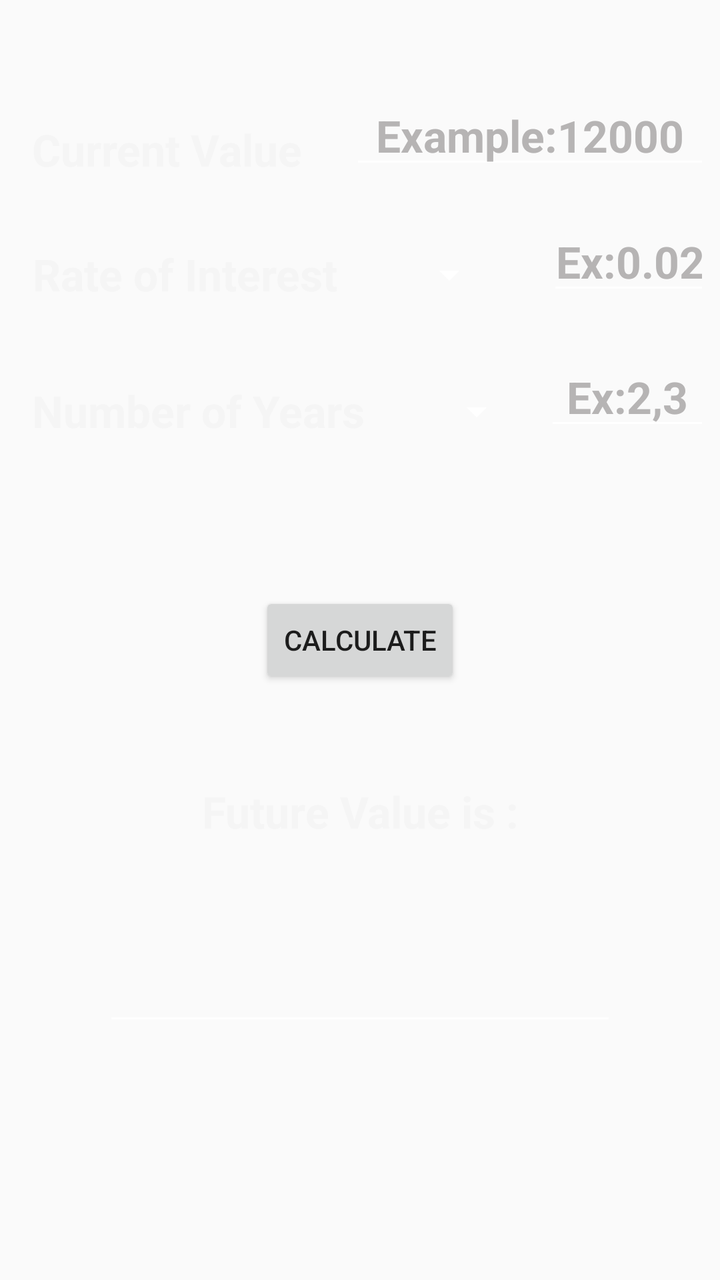
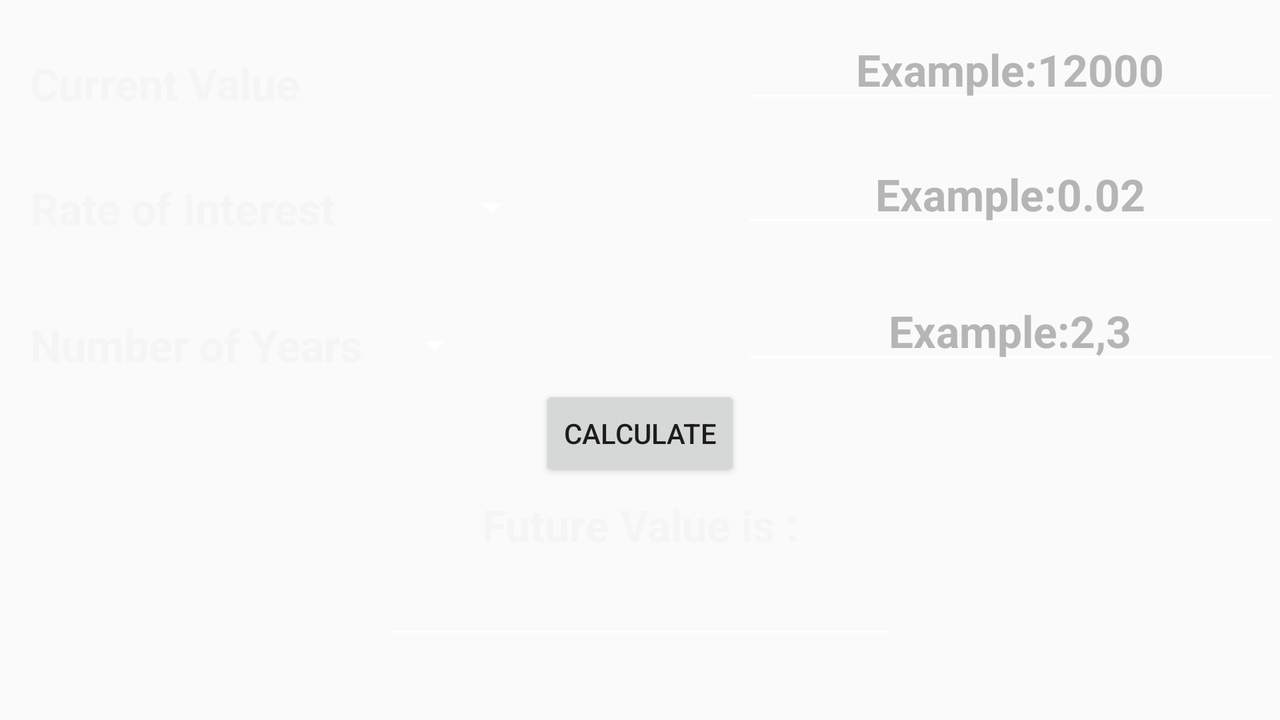

An Android layout and its configuration variant, each rendered on a device that would load it. The default file and the variant file are quoted in full after the pictures.
<!-- AndroidManifest.xml: application theme AppTheme -->
<!-- res/layout/activity_futureval.xml -->
<?xml version="1.0" encoding="utf-8"?>
<RelativeLayout xmlns:android="http://schemas.android.com/apk/res/android"
    android:layout_width="match_parent"
    android:layout_height="match_parent"
    android:paddingLeft="16dp"
    android:paddingRight="5dp"
    android:background="@drawable/grad8">

    <TextView style="@style/white1"
        android:layout_width="wrap_content"
        android:layout_height="wrap_content"
        android:textAppearance="?android:attr/textAppearanceLarge"
        android:text="@string/cv"
        android:id="@+id/textView4"
        android:layout_marginTop="60dp"
        android:layout_alignParentTop="true"
        android:layout_alignParentLeft="true"/>

    <TextView style="@style/white1"
        android:layout_width="wrap_content"
        android:layout_height="wrap_content"
        android:textAppearance="?android:attr/textAppearanceLarge"
        android:text="@string/roi"
        android:id="@+id/textView5"
        android:layout_marginTop="33dp"
        android:layout_below="@+id/textView4"
        android:layout_alignStart="@+id/textView4" />

    <TextView style="@style/white1"
        android:layout_width="wrap_content"
        android:layout_height="wrap_content"
        android:textAppearance="?android:attr/textAppearanceLarge"
        android:text="@string/nop"
        android:id="@+id/textView6"
        android:layout_marginTop="39dp"
        android:layout_below="@+id/textView5"/>

    <TextView style="@style/white1"
        android:layout_width="wrap_content"
        android:layout_height="wrap_content"
        android:textAppearance="?android:attr/textAppearanceLarge"
        android:text="@string/fvans"
        android:id="@+id/cvi"
        android:layout_marginTop="47dp"
        android:layout_below="@+id/btnCal"
        android:layout_centerHorizontal="true" />

    <EditText style="@style/white1"
        android:layout_width="180dp"
        android:layout_height="wrap_content"
        android:inputType="numberDecimal"
        android:ems="10"
        android:hint="Example:12000"
        android:textColorHint="#b6b4b4"
        android:id="@+id/txtCV"
        android:layout_alignBottom="@+id/textView4"
        android:layout_alignEnd="@+id/textView4"
        android:layout_alignParentRight="true"
        android:backgroundTint="@android:color/white"/>

    <EditText style="@style/white1"
        android:layout_width="100dp"
        android:layout_height="wrap_content"
        android:inputType="numberDecimal"
        android:ems="10"
        android:hint="Ex:0.02"
        android:textColorHint="#b6b4b4"
        android:layout_marginLeft="25dp"
        android:id="@+id/txtROI"
        android:layout_alignBottom="@+id/spinner4"
        android:layout_toRightOf="@+id/spinner4"
        android:backgroundTint="@android:color/white"/>

    <EditText style="@style/white1"
        android:layout_width="100dp"
        android:layout_height="wrap_content"
        android:inputType="numberDecimal"
        android:ems="10"
        android:layout_marginLeft="10dp"
        android:id="@+id/txtNOP"
        android:layout_alignBottom="@+id/textView6"
        android:hint="Ex:2,3"
        android:textColorHint="#b6b4b4"
        android:layout_toRightOf="@+id/spinner5"
        android:backgroundTint="@android:color/white"/>

    <EditText style="@style/white1"
        android:layout_width="wrap_content"
        android:layout_height="wrap_content"
        android:inputType="numberDecimal"
        android:ems="10"
        android:id="@+id/txtSI"
        android:layout_marginTop="51dp"
        android:layout_below="@+id/cvi"
        android:layout_centerHorizontal="true"
        android:backgroundTint="@android:color/white"/>

    <Button
        android:layout_width="wrap_content"
        android:layout_height="wrap_content"
        android:text="@string/cal"
        android:id="@+id/btnCal"
        android:layout_centerVertical="true"
        android:layout_centerHorizontal="true"
        android:onClick="fvm" />

    <Spinner style="@style/white1"
        android:layout_width="80dp"
        android:layout_height="30dp"
        android:id="@+id/spinner4"
        android:layout_alignTop="@+id/textView5"
        android:layout_toEndOf="@+id/textView5"
        android:entries="@array/options_x"
        android:backgroundTint="@android:color/white"/>

    <Spinner style="@style/white1"
        android:layout_width="80dp"
        android:layout_height="30dp"
        android:id="@+id/spinner5"
        android:layout_alignTop="@+id/textView6"
        android:entries="@array/options_y"
        android:layout_toEndOf="@+id/textView6"
        android:backgroundTint="@android:color/white"/>

</RelativeLayout>
<!-- resources referenced by this layout -->
<resources>
  <string-array name="options_x">
           <item>Yearly</item>
           <item>Monthly</item>
           <item>Weekly</item>
           <item>Daily</item>
          </string-array>
  <string-array name="options_y">
          <item>Years</item>
          <item>Months</item>
          <item>Weeks</item>
          <item>Days</item>
      </string-array>
  <string name="cal">Calculate</string>
  <string name="cv">Current Value</string>
  <string name="fvans">Future Value is :</string>
  <string name="nop">Number of Years</string>
  <string name="roi">Rate of Interest</string>
  <style name="white1">
          <item name="android:layout_width">wrap_content</item>
          <item name="android:layout_height">wrap_content</item>
          <item name="android:textSize">22dp</item>
          <item name="android:textColor">#f5f5f5</item>
          <item name="android:gravity">center</item>
          <item name="android:textStyle">bold</item>
  
      </style>
  <style name="AppTheme" parent="Theme.AppCompat.Light.DarkActionBar">
          
          <item name="colorPrimary">@color/colorPrimary</item>
          <item name="colorPrimaryDark">@color/colorPrimaryDark</item>
          <item name="colorAccent">@color/colorAccent</item>
      </style>
</resources>
<!-- res/layout-land/activity_futureval.xml (the repository's variant of the layout above) -->
<!-- drawn on the phone turned sideways -->
<?xml version="1.0" encoding="utf-8"?>
<RelativeLayout xmlns:android="http://schemas.android.com/apk/res/android"
    android:layout_width="match_parent" android:layout_height="match_parent"
    android:background="@drawable/grad8">

    <TextView style="@style/white1"
        android:layout_width="wrap_content"
        android:layout_height="wrap_content"
        android:textAppearance="?android:attr/textAppearanceLarge"
        android:text="@string/cv"
        android:id="@+id/textView4"
        android:layout_alignParentTop="true"
        android:layout_alignStart="@+id/textView6"
        android:layout_marginTop="27dp" />

    <TextView style="@style/white1"
        android:layout_width="wrap_content"
        android:layout_height="wrap_content"
        android:textAppearance="?android:attr/textAppearanceLarge"
        android:text="@string/roi"
        android:id="@+id/textView5"
        android:layout_marginTop="33dp"
        android:layout_below="@+id/textView4"
        android:layout_alignStart="@+id/textView4" />

    <TextView style="@style/white1"
        android:layout_width="wrap_content"
        android:layout_height="wrap_content"
        android:textAppearance="?android:attr/textAppearanceLarge"
        android:text="@string/nop"
        android:id="@+id/textView6"
        android:layout_marginTop="39dp"
        android:layout_below="@+id/textView5"
        android:layout_marginLeft="15dp" />

    <TextView style="@style/white1"
        android:layout_width="wrap_content"
        android:layout_height="wrap_content"
        android:textAppearance="?android:attr/textAppearanceLarge"
        android:text="@string/fvans"
        android:id="@+id/cvi"
        android:layout_marginTop="7dp"
        android:layout_below="@+id/btnCal"
        android:layout_centerHorizontal="true" />

    <EditText style="@style/white1"
        android:layout_width="160dp"
        android:layout_height="wrap_content"
        android:inputType="numberDecimal"
        android:ems="10"
        android:id="@+id/txtCV"
        android:hint="Example:12000"
        android:textColorHint="#b6b4b4"
        android:layout_alignBottom="@+id/textView4"
        android:layout_alignParentEnd="true"
        android:layout_toEndOf="@+id/btnCal"
        android:backgroundTint="@android:color/white"/>

    <EditText style="@style/white1"
        android:layout_width="180dp"
        android:layout_height="wrap_content"
        android:inputType="numberDecimal"
        android:ems="10"
        android:id="@+id/txtROI"
        android:hint="Example:0.02"
        android:textColorHint="#b6b4b4"
        android:layout_alignBottom="@+id/textView5"
        android:layout_alignParentEnd="true"
        android:layout_alignStart="@+id/txtCV"
        android:backgroundTint="@android:color/white"/>

    <EditText style="@style/white1"
        android:layout_width="180dp"
        android:layout_height="wrap_content"
        android:inputType="numberDecimal"
        android:ems="10"
        android:id="@+id/txtNOP"
        android:layout_alignBottom="@+id/textView6"
        android:hint="Example:2,3"
        android:textColorHint="#b6b4b4"
        android:layout_alignEnd="@+id/txtROI"
        android:layout_toEndOf="@+id/btnCal"
        android:backgroundTint="@android:color/white"/>

    <EditText style="@style/white1"
        android:layout_width="wrap_content"
        android:layout_height="wrap_content"
        android:inputType="numberDecimal"
        android:ems="10"
        android:id="@+id/txtSI"
        android:backgroundTint="@android:color/white"
        android:layout_below="@+id/cvi"
        android:layout_marginTop="1dp"
        android:layout_centerHorizontal="true" />

    <Button
        android:layout_width="wrap_content"
        android:layout_height="wrap_content"
        android:text="@string/cal"
        android:id="@+id/btnCal"
        android:onClick="fvm"
        android:layout_marginTop="5dp"
        android:layout_below="@+id/spinner5"
        android:layout_centerHorizontal="true" />

    <Spinner style="@style/white1"
        android:layout_width="80dp"
        android:layout_height="30dp"
        android:id="@+id/spinner4"
        android:entries="@array/options_x"
        android:backgroundTint="@android:color/white"
        android:layout_above="@+id/textView6"
        android:layout_toStartOf="@+id/btnCal" />

    <Spinner style="@style/white1"
        android:layout_width="50dp"
        android:layout_height="30dp"
        android:id="@+id/spinner5"
        android:layout_marginLeft="10dp"
        android:layout_alignTop="@+id/textView6"
        android:entries="@array/options_y"
        android:backgroundTint="@android:color/white"
        android:layout_toEndOf="@+id/textView6" />

</RelativeLayout>
